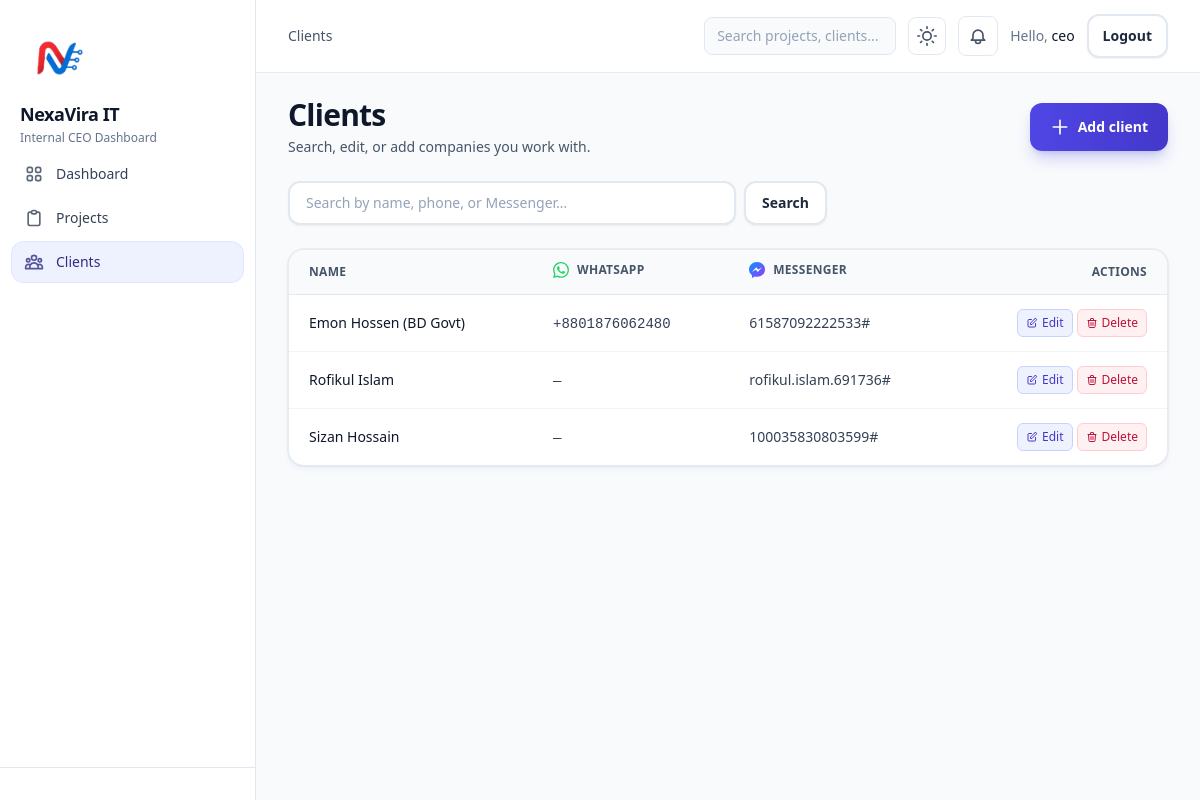
Screenshot of /clients/ (signed in) with the database file from the repository.
### clients/models.py (models this page shows, shortened)
class Client(models.Model):
    name = models.CharField(max_length=255)
    phone = models.CharField(
        max_length=32,
        blank=True,
        help_text="WhatsApp phone in international format (digits only preferred), e.g. 15551234567",
    )
    messenger_username = models.CharField(max_length=255, blank=True)
    created_at = models.DateTimeField(auto_now_add=True)
    updated_at = models.DateTimeField(auto_now=True)
    class Meta:
        ordering = ["name"]

### clients/views.py (the view)
# urls.py: path("", views.ClientListView.as_view(), name="list"),
class ClientListView(CeoRequiredMixin, ListView):
    model = Client
    template_name = "clients/list.html"
    context_object_name = "clients"
    paginate_by = 25
    def get_queryset(self):
        qs = super().get_queryset()
        q = (self.request.GET.get("q") or "").strip()
        if q:
            qs = qs.filter(
                Q(name__icontains=q)
                | Q(phone__icontains=q)
                | Q(messenger_username__icontains=q)
            )
        return qs

### accounts/mixins.py (called while the page is built)
    def dispatch(self, request: HttpRequest, *args, **kwargs) -> HttpResponse:
        if not request.user.is_authenticated:
            return redirect(f"{reverse('accounts:login')}?next={request.path}")
        if not request.user.is_active or not request.user.is_superuser:
            return redirect("accounts:login")
        return super().dispatch(request, *args, **kwargs)

### templates/clients/list.html (shortened to what this page needs)
{% extends "base.html" %}
{% load static %}
{% block header %}
  <div class="text-sm font-medium text-slate-600">Clients</div>
{% endblock %}
{% block content %}
  <div class="flex flex-col gap-4 sm:flex-row sm:items-start sm:justify-between">
    <div>
      <h1 class="text-2xl font-bold tracking-tight text-slate-900 dark:text-slate-100 sm:text-3xl">Clients</h1>
      <p class="mt-1 text-sm text-slate-600 dark:text-slate-400">Search, edit, or add companies you work with.</p>
    </div>
    <a href="{% url 'clients:create' %}"
       class="group inline-flex min-h-[3rem] shrink-0 items-center justify-center gap-2 rounded-xl bg-gradient-to-r from-indigo-600 to-indigo-700 px-5 py-3 text-sm font-semibold text-white shadow-lg shadow-indigo-600/25 transition-all duration-200 hover:from-indigo-700 hover:to-indigo-800 hover:shadow-xl hover:shadow-indigo-600/30 hover:scale-105 focus:outline-none focus:ring-4 focus:ring-indigo-500/40 active:scale-95 sm:self-center">
      <svg class="h-5 w-5 transition-transform group-hover:rotate-90" fill="none" viewBox="0 0 24 24" stroke="currentColor">
        <path stroke-linecap="round" stroke-linejoin="round" stroke-width="2" d="M12 4v16m8-8H4" />
      </svg>
      Add client
    </a>
  </div>
  <form method="get" class="mt-6 flex flex-col gap-2 sm:flex-row sm:items-center">
    <input name="q" value="{{ request.GET.q|default:'' }}" placeholder="Search by name, phone, or Messenger…"
           class="block w-full min-h-[2.75rem] flex-1 rounded-xl border-2 border-slate-200 dark:border-slate-600 bg-white dark:bg-slate-700 px-4 py-2.5 text-sm shadow-sm transition placeholder:text-slate-400 dark:placeholder:text-slate-500 dark:text-slate-100 focus:border-indigo-500 focus:outline-none focus:ring-4 focus:ring-indigo-500/20 sm:max-w-md" />
    <div class="flex gap-2">
      <button type="submit"
              class="inline-flex min-h-[2.75rem] flex-1 items-center justify-center rounded-xl border-2 border-slate-200 dark:border-slate-600 bg-white dark:bg-slate-700 px-4 text-sm font-semibold text-slate-800 dark:text-slate-200 shadow-sm transition hover:bg-slate-50 dark:hover:bg-slate-600 focus:outline-none focus:ring-4 focus:ring-indigo-500/20 sm:flex-none">
        Search
      </button>
    </div>
  </form>
  <div class="mt-6 overflow-hidden rounded-2xl border border-slate-200/80 dark:border-slate-700/80 bg-white dark:bg-slate-800 shadow-md shadow-slate-200/40 dark:shadow-slate-900/40 ring-1 ring-slate-900/5 dark:ring-slate-800">
    <div class="-mx-px overflow-x-auto sm:mx-0">
      <table class="min-w-[640px] w-full text-sm">
        <thead>
          <tr class="border-b border-slate-200 dark:border-slate-700 bg-slate-50/90 dark:bg-slate-700/50 text-left text-xs font-semibold uppercase tracking-wide text-slate-600 dark:text-slate-300">
            <th class="whitespace-nowrap px-4 py-3 sm:px-5">Name</th>
            <th class="whitespace-nowrap px-4 py-3 sm:px-5">
              <span class="inline-flex items-center gap-2">
                <img src="{% static 'img/whatsapp.svg' %}" alt="" width="16" height="16" class="h-4 w-4 shrink-0" decoding="async" />
                WhatsApp
              </span>
            </th>
            <th class="whitespace-nowrap px-4 py-3 sm:px-5">
              <span class="inline-flex items-center gap-2">
                <img src="{% static 'img/messenger.svg' %}" alt="" width="16" height="16" class="h-4 w-4 shrink-0" decoding="async" />
                Messenger
              </span>
            </th>
            <th class="whitespace-nowrap px-4 py-3 text-right sm:px-5">Actions</th>
          </tr>
        </thead>
        <tbody class="divide-y divide-slate-100 dark:divide-slate-700">
          {% for c in clients %}
            <tr class="hover:bg-slate-50/80 dark:hover:bg-slate-700/50">
              <td class="whitespace-nowrap px-4 py-3.5 font-medium text-slate-900 dark:text-slate-100 sm:px-5">{{ c.name }}</td>
              <td class="px-4 py-3.5 text-slate-700 dark:text-slate-400 sm:px-5">
                <span class="font-mono text-xs sm:text-sm">{{ c.phone|default:"—" }}</span>
              </td>
              <td class="max-w-[10rem] truncate px-4 py-3.5 text-slate-700 dark:text-slate-400 sm:max-w-none sm:px-5">{{ c.messenger_username|default:"—" }}</td>
              <td class="whitespace-nowrap px-4 py-3.5 text-right sm:px-5">
                <div class="flex items-center justify-end gap-1">
                  <a href="{% url 'clients:edit' c.pk %}"
                     class="group inline-flex min-h-[1.75rem] items-center justify-center gap-1 rounded-md border border-indigo-200 dark:border-indigo-800 bg-indigo-50 dark:bg-indigo-900/20 px-2 py-1 text-xs font-medium text-indigo-700 dark:text-indigo-300 transition-all hover:bg-indigo-100 dark:hover:bg-indigo-900/30 hover:border-indigo-300 dark:hover:border-indigo-700 hover:shadow-sm"
                     title="Edit client">
                    <svg class="h-3 w-3 transition-transform group-hover:scale-110" fill="none" viewBox="0 0 24 24" stroke="currentColor">
                      <path stroke-linecap="round" stroke-linejoin="round" stroke-width="2" d="M11 5H6a2 2 0 00-2 2v11a2 2 0 002 2h11a2 2 0 002-2v-5m-1.414-9.414a2 2 0 112.828 2.828L11.828 15H9v-2.828l8.586-8.586z" />
                    </svg>
                    Edit
                  </a>
                  <a href="{% url 'clients:delete' c.pk %}"
                     class="group inline-flex min-h-[1.75rem] items-center justify-center gap-1 rounded-md border border-rose-200 dark:border-rose-800 bg-rose-50 dark:bg-rose-900/20 px-2 py-1 text-xs font-medium text-rose-700 dark:text-rose-300 transition-all hover:bg-rose-100 dark:hover:bg-rose-900/30 hover:border-rose-300 dark:hover:border-rose-700 hover:shadow-sm"
                     title="Delete client">
                    Delete
                  </a>
                </div>
              </td>
            </tr>
          {% empty %}
            <tr>
              <td colspan="4" class="px-4 py-14 text-center text-slate-500 dark:text-slate-400 sm:px-5">
                No clients yet. Add your first client to link projects.
              </td>
            </tr>
          {% endfor %}
        </tbody>
      </table>
    </div>
  </div>
{% endblock %}

### templates/base.html (shortened to what this page needs)
{% load static %}
<!doctype html>
<html lang="en" class="h-full scroll-smooth">
  <head>
    <script src="https://cdn.tailwindcss.com"></script>
  </head>
  <body class="min-h-full bg-slate-50 text-slate-900 antialiased dark:bg-slate-950 dark:text-slate-100 {% block body_class %}{% endblock %}">
    <div class="flex min-h-screen flex-col md:flex-row">
      {% if user.is_authenticated %}
        <aside class="hidden md:flex md:w-64 md:flex-col md:shrink-0 md:border-r md:border-slate-200 md:bg-white dark:md:border-slate-700 dark:md:bg-slate-900">
          <div class="p-5 pb-2">
            <img src="{% static 'img/logo.png' %}" class='w-20'>
            <div class="text-lg font-bold tracking-tight text-slate-900 dark:text-slate-100">NexaVira IT</div>
            <div class="mt-0.5 text-xs text-slate-500 dark:text-slate-400">Internal CEO Dashboard</div>
          </div>
          <nav class="flex flex-1 flex-col gap-1 px-3 pb-6" aria-label="Main">
            <a href="{% url 'dashboard:home' %}"
               class="flex items-center gap-3 rounded-xl px-3 py-2.5 text-sm font-medium transition
                      {% if request.resolver_match.namespace == 'dashboard' and request.resolver_match.url_name == 'home' %}
                        bg-indigo-50 text-indigo-900 ring-1 ring-indigo-100 dark:bg-indigo-900/20 dark:text-indigo-300 dark:ring-indigo-800
                      {% else %}
                        text-slate-700 hover:bg-slate-100 dark:text-slate-300 dark:hover:bg-slate-800
                      {% endif %}">
              Dashboard
            </a>
            <a href="{% url 'projects:list' %}"
               class="flex items-center gap-3 rounded-xl px-3 py-2.5 text-sm font-medium transition
                      {% if request.resolver_match.namespace == 'projects' %}
                        bg-indigo-50 text-indigo-900 ring-1 ring-indigo-100 dark:bg-indigo-900/20 dark:text-indigo-300 dark:ring-indigo-800
                      {% else %}
                        text-slate-700 hover:bg-slate-100 dark:text-slate-300 dark:hover:bg-slate-800
                      {% endif %}">
              Projects
            </a>
            <a href="{% url 'clients:list' %}"
               class="flex items-center gap-3 rounded-xl px-3 py-2.5 text-sm font-medium transition
                      {% if request.resolver_match.namespace == 'clients' %}
                        bg-indigo-50 text-indigo-900 ring-1 ring-indigo-100 dark:bg-indigo-900/20 dark:text-indigo-300 dark:ring-indigo-800
                      {% else %}
                        text-slate-700 hover:bg-slate-100 dark:text-slate-300 dark:hover:bg-slate-800
                      {% endif %}">
              Clients
            </a>
          </nav>
          <div class="border-t border-slate-200 dark:border-slate-700 px-3 py-4">
        </aside>
      {% endif %}
      <div class="flex min-h-screen min-w-0 flex-1 flex-col {% if user.is_authenticated %}pb-[calc(4.25rem+env(safe-area-inset-bottom))] md:pb-0{% endif %}">
        <header class="sticky top-0 z-40 border-b border-slate-200/80 bg-white/90 backdrop-blur-md dark:border-slate-700/80 dark:bg-slate-900/90">
          <div class="mx-auto flex max-w-7xl items-center justify-between gap-3 px-4 py-3.5 sm:px-6 lg:px-8">
            <div class="flex min-w-0 flex-1 items-center gap-3">
              <div class="hidden min-w-0 md:block">{% block header %}{% endblock %}</div>
            </div>
            <div class="flex shrink-0 items-center gap-2 sm:gap-3">
              {% if user.is_authenticated %}
                <div class="relative hidden sm:block">
                  <input type="text" placeholder="Search projects, clients..."
                         class="rounded-lg border border-slate-200 dark:border-slate-700 bg-slate-50 dark:bg-slate-800 px-3 py-2 text-sm text-slate-900 dark:text-slate-100 placeholder-slate-400 dark:placeholder-slate-500 focus:outline-none focus:ring-2 focus:ring-indigo-500 w-48" />
                </div>
                <button onclick="toggleDarkMode()"
                        class="inline-flex items-center justify-center rounded-lg border border-slate-200 dark:border-slate-700 bg-white dark:bg-slate-800 p-2 text-slate-600 dark:text-slate-400 hover:bg-slate-50 dark:hover:bg-slate-700 transition"
                        title="Toggle dark mode">
                </button>
                <button id="notificationsButton" class="relative inline-flex h-10 w-10 items-center justify-center rounded-lg border border-slate-200 dark:border-slate-700 bg-white dark:bg-slate-800 text-slate-600 dark:text-slate-300 hover:bg-slate-100 dark:hover:bg-slate-700 transition" aria-label="Open notifications">
                </button>
                <div class="hidden max-w-[12rem] truncate text-right text-sm text-slate-600 dark:text-slate-400 sm:block">
                  <span class="text-slate-500 dark:text-slate-500">Hello,</span> <span class="font-medium text-slate-900 dark:text-slate-100">{{ user.get_username }}</span>
                </div>
                <a href="{% url 'accounts:logout' %}"
                   class="inline-flex min-h-[2.75rem] items-center justify-center rounded-xl border-2 border-slate-200 dark:border-slate-700 bg-white dark:bg-slate-800 px-3.5 text-sm font-semibold text-slate-800 dark:text-slate-200 shadow-sm transition hover:border-slate-300 hover:bg-slate-50 dark:hover:border-slate-600 dark:hover:bg-slate-700 focus:outline-none focus:ring-4 focus:ring-indigo-500/20 dark:focus:ring-indigo-500/30">
                  Logout
                </a>
              {% endif %}
            </div>
          </div>
        </header>
        <main class="mx-auto w-full max-w-7xl flex-1 px-4 py-5 sm:px-6 sm:py-6 lg:px-8 {% block main_extra_class %}{% endblock %}">
          {% block content %}{% endblock %}
        </main>
      </div>
    </div>
  </body>
</html>

### templates/base.html (style rules this page uses)
input[type="text"], input[type="email"], input[type="number"], input[type="date"], input[type="password"], textarea, select { @apply block min-h-[2.75rem] w-full rounded-xl border-2 border-slate-200 bg-white px-4 py-2.5 text-sm shadow-sm transition placeholder:text-slate-400 focus:border-indigo-500 focus:outline-none focus:ring-4 focus:ring-indigo-500/20; }

### rows the page displays
Client: name "Emon Hossen (BD Govt)", phone "+8801876062480", messenger_username "61587092222533#"
Client: name "Rofikul Islam", phone "—", messenger_username "rofikul.islam.691736#"
Client: name "Sizan Hossain", phone "—", messenger_username "100035830803599#"

### other values shown
{{ user.get_username }} "ceo"
